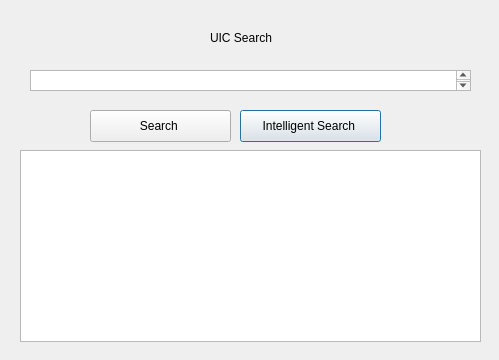
<?xml version="1.0" encoding="UTF-8"?>
<ui version="4.0">
 <class>Dialog</class>
 <widget class="QDialog" name="Dialog">
  <property name="geometry">
   <rect>
    <x>0</x>
    <y>0</y>
    <width>499</width>
    <height>360</height>
   </rect>
  </property>
  <property name="windowTitle">
   <string>Dialog</string>
  </property>
  <widget class="QTextBrowser" name="textBrowser">
   <property name="geometry">
    <rect>
     <x>30</x>
     <y>70</y>
     <width>441</width>
     <height>21</height>
    </rect>
   </property>
   <property name="html">
    <string>&lt;!DOCTYPE HTML PUBLIC &quot;-//W3C//DTD HTML 4.0//EN&quot; &quot;http://www.w3.org/TR/REC-html40/strict.dtd&quot;&gt;
&lt;html&gt;&lt;head&gt;&lt;meta name=&quot;qrichtext&quot; content=&quot;1&quot; /&gt;&lt;style type=&quot;text/css&quot;&gt;
p, li { white-space: pre-wrap; }
&lt;/style&gt;&lt;/head&gt;&lt;body style=&quot; font-family:'.SF NS Text'; font-size:13pt; font-weight:400; font-style:normal;&quot;&gt;
&lt;p style=&quot;-qt-paragraph-type:empty; margin-top:0px; margin-bottom:0px; margin-left:0px; margin-right:0px; -qt-block-indent:0; text-indent:0px;&quot;&gt;&lt;br /&gt;&lt;/p&gt;&lt;/body&gt;&lt;/html&gt;</string>
   </property>
  </widget>
  <widget class="QLabel" name="label">
   <property name="geometry">
    <rect>
     <x>210</x>
     <y>30</y>
     <width>71</width>
     <height>16</height>
    </rect>
   </property>
   <property name="text">
    <string>UIC Search</string>
   </property>
  </widget>
  <widget class="QPushButton" name="pushButton">
   <property name="geometry">
    <rect>
     <x>240</x>
     <y>110</y>
     <width>141</width>
     <height>32</height>
    </rect>
   </property>
   <property name="text">
    <string>Intelligent Search </string>
   </property>
  </widget>
  <widget class="QPushButton" name="pushButton_2">
   <property name="geometry">
    <rect>
     <x>90</x>
     <y>110</y>
     <width>141</width>
     <height>32</height>
    </rect>
   </property>
   <property name="text">
    <string>Search </string>
   </property>
  </widget>
  <widget class="QListWidget" name="listWidget">
   <property name="geometry">
    <rect>
     <x>20</x>
     <y>150</y>
     <width>461</width>
     <height>192</height>
    </rect>
   </property>
  </widget>
 </widget>
 <resources>
  <include location="../Downloads/UIC.qrc"/>
 </resources>
 <connections/>
</ui>
